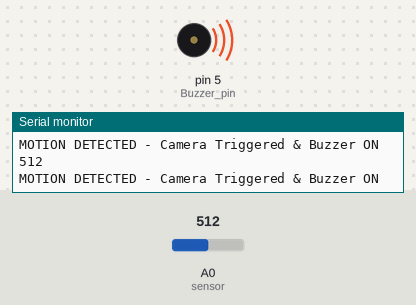
The sketch below on a simulated Arduino Uno, built with avr-gcc and run on an emulated ATmega328P. Parts: buzzer (waves = sounding, pin HIGH), the last lines printed to the serial monitor. The test bench sets the inputs (shaded band); at power-on: A0 (sensor) = 512. Pins used as bus, display or sensor lines are not drawn.

Above: at 2.3 s.
2.4 s: A0 (sensor) set to 408
4.5 s: A0 (sensor) set to 385
At 4.8 s:
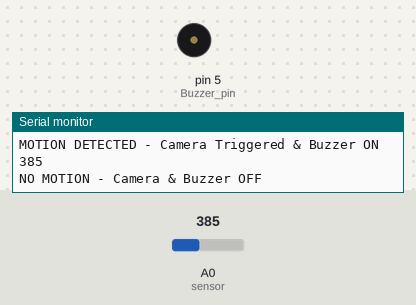
6.6 s: A0 (sensor) set to 410
At 8.0 s:
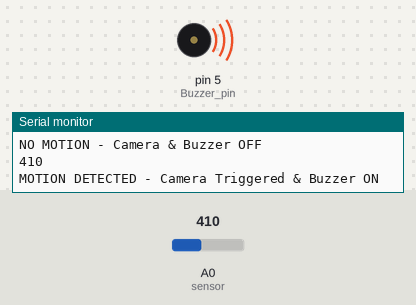
8.7 s: A0 (sensor) set to 390
At 10.3 s:
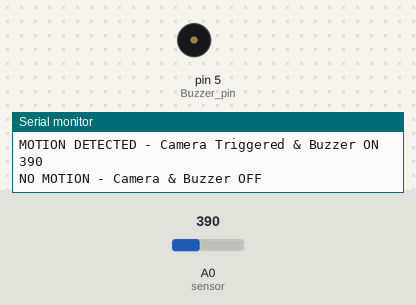
Timing chart, 0 to 11.8 s (numbered marks = the images above; inputs shaded):
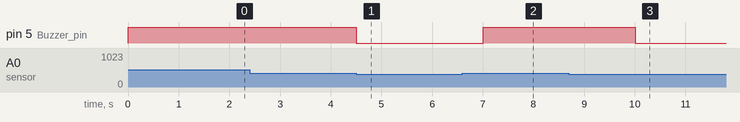

Measured:
- the behaviour switches between 401 and 400 on A0 (sensor) (found by bisection; images 0 and 1)
- after the input at 4.5 s, pin 5 (Buzzer_pin): HIGH → LOW at once
- after the input at 6.6 s, pin 5 (Buzzer_pin): LOW → HIGH after 0.41 s
- after the input at 8.7 s, pin 5 (Buzzer_pin): HIGH → LOW after 1.3 s

The sketch:

floormat_sensor.ino
```cpp
/**
 * Floor Mat Sensor Code
 *
 * This code handles the floor mat sensor input and controls
 * the camera trigger and buzzer alert system.
 *
 * Connections:
 * - Sensor Input: A0 (Analog)
 * - Camera Trigger: Pin 7 (OUTPUT)
 * - Buzzer: Pin 5 (OUTPUT)
 */

void setup() {
  pinMode(7, OUTPUT);        // Camera trigger pin
  pinMode(5, OUTPUT);        // Buzzer pin
  Serial.begin(115200);      // Serial communication
  digitalWrite(5, LOW);      // Initialize buzzer as OFF
}

void loop() {
  int sensorValue = analogRead(A0);  // Read sensor value from floor mat

  Serial.println(sensorValue);

  if (sensorValue > 400) {
    // Motion/Pressure detected on floor mat
    digitalWrite(7, LOW);      // Trigger camera
    digitalWrite(5, HIGH);     // Activate buzzer
    Serial.println("MOTION DETECTED - Camera Triggered & Buzzer ON");
    delay(1000);
  } else {
    // No motion/pressure detected
    digitalWrite(7, HIGH);     // Deactivate camera trigger
    digitalWrite(5, LOW);      // Deactivate buzzer
    Serial.println("NO MOTION - Camera & Buzzer OFF");
  }

  delay(500);  // Check sensor every 500ms
}
```
